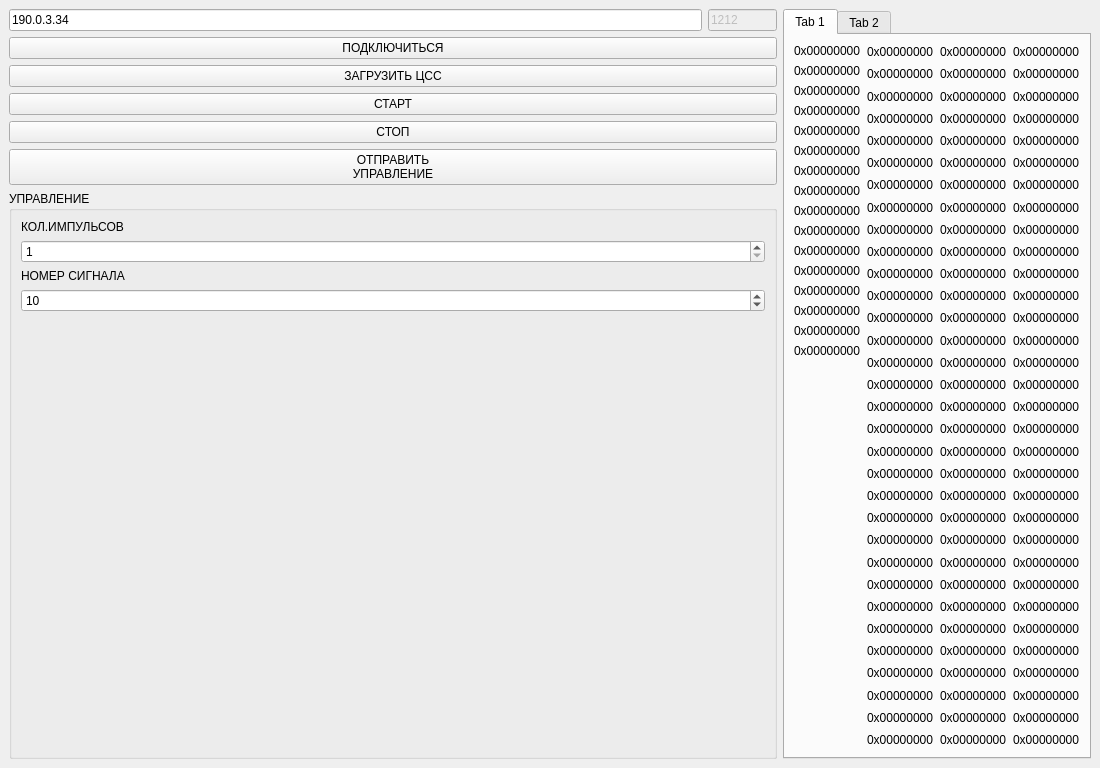
<?xml version="1.0" encoding="UTF-8"?>
<ui version="4.0">
 <class>Client</class>
 <widget class="QMainWindow" name="Client">
  <property name="geometry">
   <rect>
    <x>0</x>
    <y>0</y>
    <width>1100</width>
    <height>768</height>
   </rect>
  </property>
  <property name="windowTitle">
   <string>Client</string>
  </property>
  <widget class="QWidget" name="centralwidget">
   <layout class="QHBoxLayout" name="horizontalLayout" stretch="10,1">
    <item>
     <layout class="QVBoxLayout" name="verticalLayout_7" stretch="10,1">
      <item>
       <layout class="QVBoxLayout" name="graphicLayout"/>
      </item>
      <item>
       <layout class="QVBoxLayout" name="verticalLayout">
        <item>
         <layout class="QHBoxLayout" name="horizontalLayout_2" stretch="10,1">
          <item>
           <widget class="QLineEdit" name="wdgt_server_addr">
            <property name="text">
             <string>190.0.3.34</string>
            </property>
           </widget>
          </item>
          <item>
           <widget class="QLineEdit" name="wdgt_server_port">
            <property name="enabled">
             <bool>false</bool>
            </property>
            <property name="text">
             <string>1212</string>
            </property>
           </widget>
          </item>
         </layout>
        </item>
        <item>
         <widget class="QPushButton" name="wdgt_connect">
          <property name="text">
           <string>ПОДКЛЮЧИТЬСЯ</string>
          </property>
         </widget>
        </item>
        <item>
         <widget class="QPushButton" name="wdgt_load_css">
          <property name="text">
           <string>ЗАГРУЗИТЬ ЦСС</string>
          </property>
         </widget>
        </item>
        <item>
         <widget class="QPushButton" name="wdgt_start">
          <property name="text">
           <string>СТАРТ</string>
          </property>
         </widget>
        </item>
        <item>
         <widget class="QPushButton" name="wdgt_stop">
          <property name="text">
           <string>СТОП</string>
          </property>
         </widget>
        </item>
        <item>
         <widget class="QPushButton" name="wdgt_send_ku">
          <property name="text">
           <string>ОТПРАВИТЬ
УПРАВЛЕНИЕ</string>
          </property>
         </widget>
        </item>
        <item>
         <widget class="QGroupBox" name="groupBox">
          <property name="title">
           <string>УПРАВЛЕНИЕ</string>
          </property>
          <layout class="QVBoxLayout" name="verticalLayout_2">
           <item>
            <widget class="QLabel" name="label_2">
             <property name="text">
              <string>КОЛ.ИМПУЛЬСОВ</string>
             </property>
            </widget>
           </item>
           <item>
            <widget class="QSpinBox" name="wdgt_KI">
             <property name="minimum">
              <number>1</number>
             </property>
             <property name="maximum">
              <number>10</number>
             </property>
            </widget>
           </item>
           <item>
            <widget class="QLabel" name="label_3">
             <property name="text">
              <string>НОМЕР СИГНАЛА</string>
             </property>
            </widget>
           </item>
           <item>
            <widget class="QSpinBox" name="wdgt_NS">
             <property name="minimum">
              <number>1</number>
             </property>
             <property name="maximum">
              <number>15</number>
             </property>
             <property name="value">
              <number>10</number>
             </property>
            </widget>
           </item>
           <item>
            <spacer name="verticalSpacer">
             <property name="orientation">
              <enum>Qt::Orientation::Vertical</enum>
             </property>
             <property name="sizeHint" stdset="0">
              <size>
               <width>20</width>
               <height>40</height>
              </size>
             </property>
            </spacer>
           </item>
          </layout>
         </widget>
        </item>
       </layout>
      </item>
     </layout>
    </item>
    <item>
     <widget class="QTabWidget" name="tabWidget">
      <property name="currentIndex">
       <number>0</number>
      </property>
      <widget class="QWidget" name="tab">
       <attribute name="title">
        <string>Tab 1</string>
       </attribute>
       <layout class="QHBoxLayout" name="horizontalLayout_3">
        <item>
         <layout class="QVBoxLayout" name="verticalLayout_3">
          <item>
           <widget class="QLabel" name="wdgt_status_css1">
            <property name="text">
             <string>0x00000000</string>
            </property>
           </widget>
          </item>
          <item>
           <widget class="QLabel" name="wdgt_status_css2">
            <property name="text">
             <string>0x00000000</string>
            </property>
           </widget>
          </item>
          <item>
           <widget class="QLabel" name="wdgt_status_css3">
            <property name="text">
             <string>0x00000000</string>
            </property>
           </widget>
          </item>
          <item>
           <widget class="QLabel" name="wdgt_status_css4">
            <property name="text">
             <string>0x00000000</string>
            </property>
           </widget>
          </item>
          <item>
           <widget class="QLabel" name="wdgt_status_css5">
            <property name="text">
             <string>0x00000000</string>
            </property>
           </widget>
          </item>
          <item>
           <widget class="QLabel" name="wdgt_status_css6">
            <property name="text">
             <string>0x00000000</string>
            </property>
           </widget>
          </item>
          <item>
           <widget class="QLabel" name="wdgt_status_css7">
            <property name="text">
             <string>0x00000000</string>
            </property>
           </widget>
          </item>
          <item>
           <widget class="QLabel" name="wdgt_status_css8">
            <property name="text">
             <string>0x00000000</string>
            </property>
           </widget>
          </item>
          <item>
           <widget class="QLabel" name="wdgt_status_css9">
            <property name="text">
             <string>0x00000000</string>
            </property>
           </widget>
          </item>
          <item>
           <widget class="QLabel" name="wdgt_status_css10">
            <property name="text">
             <string>0x00000000</string>
            </property>
           </widget>
          </item>
          <item>
           <widget class="QLabel" name="wdgt_status_css11">
            <property name="text">
             <string>0x00000000</string>
            </property>
           </widget>
          </item>
          <item>
           <widget class="QLabel" name="wdgt_status_css12">
            <property name="text">
             <string>0x00000000</string>
            </property>
           </widget>
          </item>
          <item>
           <widget class="QLabel" name="wdgt_status_css13">
            <property name="text">
             <string>0x00000000</string>
            </property>
           </widget>
          </item>
          <item>
           <widget class="QLabel" name="wdgt_status_css14">
            <property name="text">
             <string>0x00000000</string>
            </property>
           </widget>
          </item>
          <item>
           <widget class="QLabel" name="wdgt_status_css15">
            <property name="text">
             <string>0x00000000</string>
            </property>
           </widget>
          </item>
          <item>
           <widget class="QLabel" name="wdgt_status_css16">
            <property name="text">
             <string>0x00000000</string>
            </property>
           </widget>
          </item>
          <item>
           <spacer name="verticalSpacer_2">
            <property name="orientation">
             <enum>Qt::Orientation::Vertical</enum>
            </property>
            <property name="sizeHint" stdset="0">
             <size>
              <width>20</width>
              <height>40</height>
             </size>
            </property>
           </spacer>
          </item>
         </layout>
        </item>
        <item>
         <layout class="QVBoxLayout" name="verticalLayout_4">
          <item>
           <widget class="QLabel" name="wdgt_status_sum11">
            <property name="text">
             <string>0x00000000</string>
            </property>
           </widget>
          </item>
          <item>
           <widget class="QLabel" name="wdgt_status_sum12">
            <property name="text">
             <string>0x00000000</string>
            </property>
           </widget>
          </item>
          <item>
           <widget class="QLabel" name="wdgt_status_sum13">
            <property name="text">
             <string>0x00000000</string>
            </property>
           </widget>
          </item>
          <item>
           <widget class="QLabel" name="wdgt_status_sum14">
            <property name="text">
             <string>0x00000000</string>
            </property>
           </widget>
          </item>
          <item>
           <widget class="QLabel" name="wdgt_status_sum15">
            <property name="text">
             <string>0x00000000</string>
            </property>
           </widget>
          </item>
          <item>
           <widget class="QLabel" name="wdgt_status_sum16">
            <property name="text">
             <string>0x00000000</string>
            </property>
           </widget>
          </item>
          <item>
           <widget class="QLabel" name="wdgt_status_sum17">
            <property name="text">
             <string>0x00000000</string>
            </property>
           </widget>
          </item>
          <item>
           <widget class="QLabel" name="wdgt_status_sum18">
            <property name="text">
             <string>0x00000000</string>
            </property>
           </widget>
          </item>
          <item>
           <widget class="QLabel" name="wdgt_status_sum19">
            <property name="text">
             <string>0x00000000</string>
            </property>
           </widget>
          </item>
          <item>
           <widget class="QLabel" name="wdgt_status_sum110">
            <property name="text">
             <string>0x00000000</string>
            </property>
           </widget>
          </item>
          <item>
           <widget class="QLabel" name="wdgt_status_sum111">
            <property name="text">
             <string>0x00000000</string>
            </property>
           </widget>
          </item>
          <item>
           <widget class="QLabel" name="wdgt_status_sum112">
            <property name="text">
             <string>0x00000000</string>
            </property>
           </widget>
          </item>
          <item>
           <widget class="QLabel" name="wdgt_status_sum113">
            <property name="text">
             <string>0x00000000</string>
            </property>
           </widget>
          </item>
          <item>
           <widget class="QLabel" name="wdgt_status_sum114">
            <property name="text">
             <string>0x00000000</string>
            </property>
           </widget>
          </item>
          <item>
           <widget class="QLabel" name="wdgt_status_sum115">
            <property name="text">
             <string>0x00000000</string>
            </property>
           </widget>
          </item>
          <item>
           <widget class="QLabel" name="wdgt_status_sum116">
            <property name="text">
             <string>0x00000000</string>
            </property>
           </widget>
          </item>
          <item>
           <widget class="QLabel" name="wdgt_status_sum117">
            <property name="text">
             <string>0x00000000</string>
            </property>
           </widget>
          </item>
          <item>
           <widget class="QLabel" name="wdgt_status_sum118">
            <property name="text">
             <string>0x00000000</string>
            </property>
           </widget>
          </item>
          <item>
           <widget class="QLabel" name="wdgt_status_sum119">
            <property name="text">
             <string>0x00000000</string>
            </property>
           </widget>
          </item>
          <item>
           <widget class="QLabel" name="wdgt_status_sum120">
            <property name="text">
             <string>0x00000000</string>
            </property>
           </widget>
          </item>
          <item>
           <widget class="QLabel" name="wdgt_status_sum121">
            <property name="text">
             <string>0x00000000</string>
            </property>
           </widget>
          </item>
          <item>
           <widget class="QLabel" name="wdgt_status_sum122">
            <property name="text">
             <string>0x00000000</string>
            </property>
           </widget>
          </item>
          <item>
           <widget class="QLabel" name="wdgt_status_sum123">
            <property name="text">
             <string>0x00000000</string>
            </property>
           </widget>
          </item>
          <item>
           <widget class="QLabel" name="wdgt_status_sum124">
            <property name="text">
             <string>0x00000000</string>
            </property>
           </widget>
          </item>
          <item>
           <widget class="QLabel" name="wdgt_status_sum125">
            <property name="text">
             <string>0x00000000</string>
            </property>
           </widget>
          </item>
          <item>
           <widget class="QLabel" name="wdgt_status_sum126">
            <property name="text">
             <string>0x00000000</string>
            </property>
           </widget>
          </item>
          <item>
           <widget class="QLabel" name="wdgt_status_sum127">
            <property name="text">
             <string>0x00000000</string>
            </property>
           </widget>
          </item>
          <item>
           <widget class="QLabel" name="wdgt_status_sum128">
            <property name="text">
             <string>0x00000000</string>
            </property>
           </widget>
          </item>
          <item>
           <widget class="QLabel" name="wdgt_status_sum129">
            <property name="text">
             <string>0x00000000</string>
            </property>
           </widget>
          </item>
          <item>
           <widget class="QLabel" name="wdgt_status_sum131">
            <property name="text">
             <string>0x00000000</string>
            </property>
           </widget>
          </item>
          <item>
           <widget class="QLabel" name="wdgt_status_sum130">
            <property name="text">
             <string>0x00000000</string>
            </property>
           </widget>
          </item>
          <item>
           <widget class="QLabel" name="wdgt_status_sum132">
            <property name="text">
             <string>0x00000000</string>
            </property>
           </widget>
          </item>
         </layout>
        </item>
        <item>
         <layout class="QVBoxLayout" name="verticalLayout_5">
          <item>
           <widget class="QLabel" name="wdgt_status_sum21">
            <property name="text">
             <string>0x00000000</string>
            </property>
           </widget>
          </item>
          <item>
           <widget class="QLabel" name="wdgt_status_sum22">
            <property name="text">
             <string>0x00000000</string>
            </property>
           </widget>
          </item>
          <item>
           <widget class="QLabel" name="wdgt_status_sum23">
            <property name="text">
             <string>0x00000000</string>
            </property>
           </widget>
          </item>
          <item>
           <widget class="QLabel" name="wdgt_status_sum24">
            <property name="text">
             <string>0x00000000</string>
            </property>
           </widget>
          </item>
          <item>
           <widget class="QLabel" name="wdgt_status_sum25">
            <property name="text">
             <string>0x00000000</string>
            </property>
           </widget>
          </item>
          <item>
           <widget class="QLabel" name="wdgt_status_sum26">
            <property name="text">
             <string>0x00000000</string>
            </property>
           </widget>
          </item>
          <item>
           <widget class="QLabel" name="wdgt_status_sum27">
            <property name="text">
             <string>0x00000000</string>
            </property>
           </widget>
          </item>
          <item>
           <widget class="QLabel" name="wdgt_status_sum28">
            <property name="text">
             <string>0x00000000</string>
            </property>
           </widget>
          </item>
          <item>
           <widget class="QLabel" name="wdgt_status_sum29">
            <property name="text">
             <string>0x00000000</string>
            </property>
           </widget>
          </item>
          <item>
           <widget class="QLabel" name="wdgt_status_sum210">
            <property name="text">
             <string>0x00000000</string>
            </property>
           </widget>
          </item>
          <item>
           <widget class="QLabel" name="wdgt_status_sum211">
            <property name="text">
             <string>0x00000000</string>
            </property>
           </widget>
          </item>
          <item>
           <widget class="QLabel" name="wdgt_status_sum212">
            <property name="text">
             <string>0x00000000</string>
            </property>
           </widget>
          </item>
          <item>
           <widget class="QLabel" name="wdgt_status_sum213">
            <property name="text">
             <string>0x00000000</string>
            </property>
           </widget>
          </item>
          <item>
           <widget class="QLabel" name="wdgt_status_sum214">
            <property name="text">
             <string>0x00000000</string>
            </property>
           </widget>
          </item>
          <item>
           <widget class="QLabel" name="wdgt_status_sum215">
            <property name="text">
             <string>0x00000000</string>
            </property>
           </widget>
          </item>
          <item>
           <widget class="QLabel" name="wdgt_status_sum216">
            <property name="text">
             <string>0x00000000</string>
            </property>
           </widget>
          </item>
          <item>
           <widget class="QLabel" name="wdgt_status_sum217">
            <property name="text">
             <string>0x00000000</string>
            </property>
           </widget>
          </item>
          <item>
           <widget class="QLabel" name="wdgt_status_sum218">
            <property name="text">
             <string>0x00000000</string>
            </property>
           </widget>
          </item>
          <item>
           <widget class="QLabel" name="wdgt_status_sum219">
            <property name="text">
             <string>0x00000000</string>
            </property>
           </widget>
          </item>
          <item>
           <widget class="QLabel" name="wdgt_status_sum220">
            <property name="text">
             <string>0x00000000</string>
            </property>
           </widget>
          </item>
          <item>
           <widget class="QLabel" name="wdgt_status_sum221">
            <property name="text">
             <string>0x00000000</string>
            </property>
           </widget>
          </item>
          <item>
           <widget class="QLabel" name="wdgt_status_sum222">
            <property name="text">
             <string>0x00000000</string>
            </property>
           </widget>
          </item>
          <item>
           <widget class="QLabel" name="wdgt_status_sum223">
            <property name="text">
             <string>0x00000000</string>
            </property>
           </widget>
          </item>
          <item>
           <widget class="QLabel" name="wdgt_status_sum224">
            <property name="text">
             <string>0x00000000</string>
            </property>
           </widget>
          </item>
          <item>
           <widget class="QLabel" name="wdgt_status_sum225">
            <property name="text">
             <string>0x00000000</string>
            </property>
           </widget>
          </item>
          <item>
           <widget class="QLabel" name="wdgt_status_sum226">
            <property name="text">
             <string>0x00000000</string>
            </property>
           </widget>
          </item>
          <item>
           <widget class="QLabel" name="wdgt_status_sum227">
            <property name="text">
             <string>0x00000000</string>
            </property>
           </widget>
          </item>
          <item>
           <widget class="QLabel" name="wdgt_status_sum228">
            <property name="text">
             <string>0x00000000</string>
            </property>
           </widget>
          </item>
          <item>
           <widget class="QLabel" name="wdgt_status_sum229">
            <property name="text">
             <string>0x00000000</string>
            </property>
           </widget>
          </item>
          <item>
           <widget class="QLabel" name="wdgt_status_sum230">
            <property name="text">
             <string>0x00000000</string>
            </property>
           </widget>
          </item>
          <item>
           <widget class="QLabel" name="wdgt_status_sum231">
            <property name="text">
             <string>0x00000000</string>
            </property>
           </widget>
          </item>
          <item>
           <widget class="QLabel" name="wdgt_status_sum232">
            <property name="text">
             <string>0x00000000</string>
            </property>
           </widget>
          </item>
         </layout>
        </item>
        <item>
         <layout class="QVBoxLayout" name="verticalLayout_6">
          <item>
           <widget class="QLabel" name="wdgt_status_sum31">
            <property name="text">
             <string>0x00000000</string>
            </property>
           </widget>
          </item>
          <item>
           <widget class="QLabel" name="wdgt_status_sum32">
            <property name="text">
             <string>0x00000000</string>
            </property>
           </widget>
          </item>
          <item>
           <widget class="QLabel" name="wdgt_status_sum33">
            <property name="text">
             <string>0x00000000</string>
            </property>
           </widget>
          </item>
          <item>
           <widget class="QLabel" name="wdgt_status_sum34">
            <property name="text">
             <string>0x00000000</string>
            </property>
           </widget>
          </item>
          <item>
           <widget class="QLabel" name="wdgt_status_sum35">
            <property name="text">
             <string>0x00000000</string>
            </property>
           </widget>
          </item>
          <item>
           <widget class="QLabel" name="wdgt_status_sum36">
            <property name="text">
             <string>0x00000000</string>
            </property>
           </widget>
          </item>
          <item>
           <widget class="QLabel" name="wdgt_status_sum37">
            <property name="text">
             <string>0x00000000</string>
            </property>
           </widget>
          </item>
          <item>
           <widget class="QLabel" name="wdgt_status_sum38">
            <property name="text">
             <string>0x00000000</string>
            </property>
           </widget>
          </item>
          <item>
           <widget class="QLabel" name="wdgt_status_sum39">
            <property name="text">
             <string>0x00000000</string>
            </property>
           </widget>
          </item>
          <item>
           <widget class="QLabel" name="wdgt_status_sum310">
            <property name="text">
             <string>0x00000000</string>
            </property>
           </widget>
          </item>
          <item>
           <widget class="QLabel" name="wdgt_status_sum311">
            <property name="text">
             <string>0x00000000</string>
            </property>
           </widget>
          </item>
          <item>
           <widget class="QLabel" name="wdgt_status_sum312">
            <property name="text">
             <string>0x00000000</string>
            </property>
           </widget>
          </item>
          <item>
           <widget class="QLabel" name="wdgt_status_sum313">
            <property name="text">
             <string>0x00000000</string>
            </property>
           </widget>
          </item>
          <item>
           <widget class="QLabel" name="wdgt_status_sum314">
            <property name="text">
             <string>0x00000000</string>
            </property>
           </widget>
          </item>
          <item>
           <widget class="QLabel" name="wdgt_status_sum315">
            <property name="text">
             <string>0x00000000</string>
            </property>
           </widget>
          </item>
          <item>
           <widget class="QLabel" name="wdgt_status_sum316">
            <property name="text">
             <string>0x00000000</string>
            </property>
           </widget>
          </item>
          <item>
           <widget class="QLabel" name="wdgt_status_sum317">
            <property name="text">
             <string>0x00000000</string>
            </property>
           </widget>
          </item>
          <item>
           <widget class="QLabel" name="wdgt_status_sum318">
            <property name="text">
             <string>0x00000000</string>
            </property>
           </widget>
          </item>
          <item>
           <widget class="QLabel" name="wdgt_status_sum319">
            <property name="text">
             <string>0x00000000</string>
            </property>
           </widget>
          </item>
          <item>
           <widget class="QLabel" name="wdgt_status_sum320">
            <property name="text">
             <string>0x00000000</string>
            </property>
           </widget>
          </item>
          <item>
           <widget class="QLabel" name="wdgt_status_sum321">
            <property name="text">
             <string>0x00000000</string>
            </property>
           </widget>
          </item>
          <item>
           <widget class="QLabel" name="wdgt_status_sum322">
            <property name="text">
             <string>0x00000000</string>
            </property>
           </widget>
          </item>
          <item>
           <widget class="QLabel" name="wdgt_status_sum323">
            <property name="text">
             <string>0x00000000</string>
            </property>
           </widget>
          </item>
          <item>
           <widget class="QLabel" name="wdgt_status_sum324">
            <property name="text">
             <string>0x00000000</string>
            </property>
           </widget>
          </item>
          <item>
           <widget class="QLabel" name="wdgt_status_sum325">
            <property name="text">
             <string>0x00000000</string>
            </property>
           </widget>
          </item>
          <item>
           <widget class="QLabel" name="wdgt_status_sum326">
            <property name="text">
             <string>0x00000000</string>
            </property>
           </widget>
          </item>
          <item>
           <widget class="QLabel" name="wdgt_status_sum327">
            <property name="text">
             <string>0x00000000</string>
            </property>
           </widget>
          </item>
          <item>
           <widget class="QLabel" name="wdgt_status_sum328">
            <property name="text">
             <string>0x00000000</string>
            </property>
           </widget>
          </item>
          <item>
           <widget class="QLabel" name="wdgt_status_sum329">
            <property name="text">
             <string>0x00000000</string>
            </property>
           </widget>
          </item>
          <item>
           <widget class="QLabel" name="wdgt_status_sum330">
            <property name="text">
             <string>0x00000000</string>
            </property>
           </widget>
          </item>
          <item>
           <widget class="QLabel" name="wdgt_status_sum331">
            <property name="text">
             <string>0x00000000</string>
            </property>
           </widget>
          </item>
          <item>
           <widget class="QLabel" name="wdgt_status_sum332">
            <property name="text">
             <string>0x00000000</string>
            </property>
           </widget>
          </item>
         </layout>
        </item>
       </layout>
      </widget>
      <widget class="QWidget" name="tab_2">
       <attribute name="title">
        <string>Tab 2</string>
       </attribute>
      </widget>
     </widget>
    </item>
   </layout>
  </widget>
 </widget>
 <resources/>
 <connections/>
</ui>
